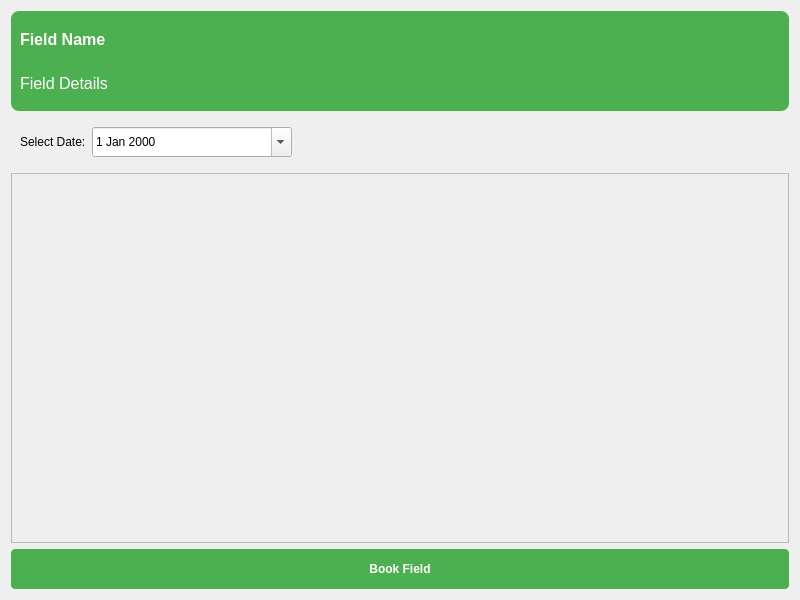
<?xml version="1.0" encoding="UTF-8"?>
<ui version="4.0">
 <class>FieldSchedule</class>
 <widget class="QWidget" name="FieldSchedule">
  <property name="geometry">
   <rect>
    <x>0</x>
    <y>0</y>
    <width>800</width>
    <height>600</height>
   </rect>
  </property>
  <layout class="QVBoxLayout" name="verticalLayout">
   <item>
    <widget class="QWidget" name="header_widget" native="true">
     <property name="minimumSize">
      <size>
       <width>0</width>
       <height>100</height>
      </size>
     </property>
     <property name="styleSheet">
      <string notr="true">QWidget#header_widget {
    background-color: #4CAF50;
    border-radius: 8px;
}
QLabel {
    color: white;
    font-size: 16px;
}</string>
     </property>
     <layout class="QVBoxLayout" name="verticalLayout_2">
      <item>
       <widget class="QLabel" name="field_name">
        <property name="font">
         <font>
          <pointsize>18</pointsize>
          <bold>true</bold>
         </font>
        </property>
        <property name="text">
         <string>Field Name</string>
        </property>
       </widget>
      </item>
      <item>
       <widget class="QLabel" name="field_details">
        <property name="text">
         <string>Field Details</string>
        </property>
       </widget>
      </item>
     </layout>
    </widget>
   </item>
   <item>
    <widget class="QWidget" name="date_widget" native="true">
     <property name="minimumSize">
      <size>
       <width>0</width>
       <height>50</height>
      </size>
     </property>
     <layout class="QHBoxLayout" name="horizontalLayout">
      <item>
       <widget class="QLabel" name="date_label">
        <property name="text">
         <string>Select Date:</string>
        </property>
       </widget>
      </item>
      <item>
       <widget class="QDateEdit" name="date_picker">
        <property name="minimumSize">
         <size>
          <width>200</width>
          <height>30</height>
         </size>
        </property>
        <property name="calendarPopup">
         <bool>true</bool>
        </property>
       </widget>
      </item>
      <item>
       <spacer name="horizontalSpacer">
        <property name="orientation">
         <enum>Qt::Horizontal</enum>
        </property>
        <property name="sizeHint" stdset="0">
         <size>
          <width>40</width>
          <height>20</height>
         </size>
        </property>
       </spacer>
      </item>
     </layout>
    </widget>
   </item>
   <item>
    <widget class="QScrollArea" name="schedule_scroll">
     <property name="widgetResizable">
      <bool>true</bool>
     </property>
     <widget class="QWidget" name="schedule_content">
      <layout class="QVBoxLayout" name="schedule_layout">
       <property name="spacing">
        <number>5</number>
       </property>
      </layout>
     </widget>
    </widget>
   </item>
   <item>
    <widget class="QPushButton" name="book_button">
     <property name="minimumSize">
      <size>
       <width>0</width>
       <height>40</height>
      </size>
     </property>
     <property name="styleSheet">
      <string notr="true">QPushButton {
    background-color: #4CAF50;
    color: white;
    border: none;
    border-radius: 4px;
    font-weight: bold;
}
QPushButton:hover {
    background-color: #45a049;
}
QPushButton:disabled {
    background-color: #cccccc;
}</string>
     </property>
     <property name="text">
      <string>Book Field</string>
     </property>
    </widget>
   </item>
  </layout>
 </widget>
 <resources/>
 <connections/>
</ui> 
